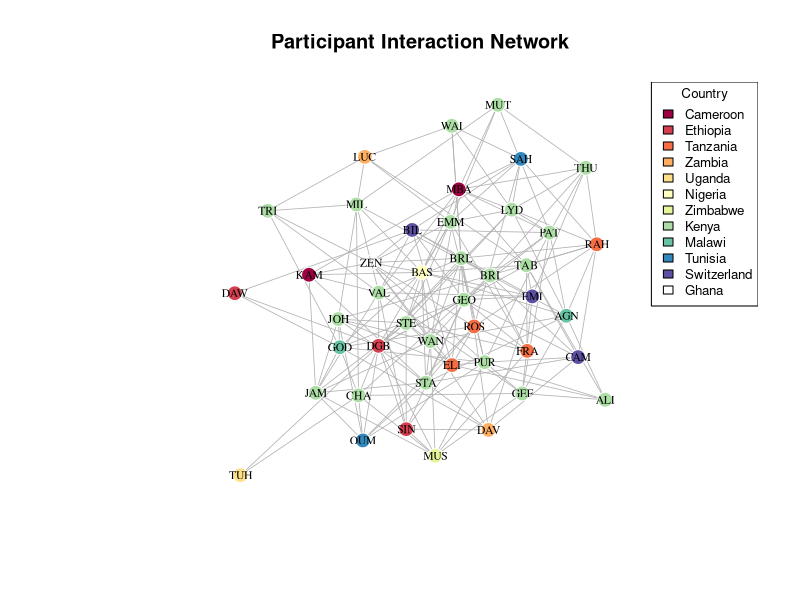
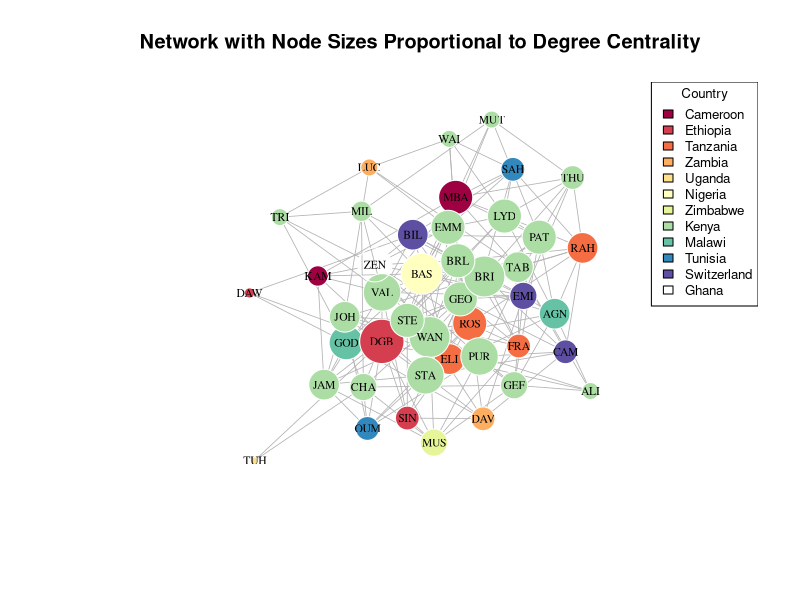

Recreate these plots in R, in order.
###### The following exercise ####
##Network Analysis and SIT Epidemic Model##

####Project Description####

##This project introduces the intersection of network analysis and epidemic modeling through a hands-on exploration of disease transmission dynamics. Using a dataset of participants from various countries attending a Malaria Modelling modular program in Nairobi, Kenya, participants learn to construct social networks based on participants interaction patterns and simulate disease spread using a Susceptible-Infected-Treatment (SIT) model with separate symptomatic and asymptomatic infected compartments.

##The project aims to demonstrate how network structure influences epidemic outcomes by modeling connections between individuals with a 10% probability, creating a more realistic interaction pattern. The aim is to explore key epidemiological concepts including transmission rates (β), treatment rates (τ), recovery rates (γ), and intervention strategies like wearing masks and identification of superspreaders.

##Through this practical exercise, participants should gain a hands-on experience with network visualization, epidemic simulation, and quantitative analysis of public health interventions. The goals is to emphasize applications by examining scenarios such as the impact of protective measures introduced mid-outbreak and the role of highly connected individuals in accelerating disease spread.

##Exercises are presented at the end of this tutorial

##############################################################################

#Packages for this work
library(igraph) # For graphs
library(ggplot2) # For plots
library(dplyr) # For manipulation
library(RColorBrewer) # For colours

##Create the dataset - participants, and their country of origin.
data <- data.frame( Participant = c("KAM", "SIN", "RAH", "DAW", "LUC", "TUH", "BAS", "MBA", "MUS", "DAV", "CHA", "EMM", "LYD", "VAL", "GOD", "AGN", "ROS", "FRA", "JAM", "DGB", "ELI", "WAN", "MUT", "GEO", "GEF", "SAH", "PAT", "TAB", "BRI", "STA", "OUM", "STE", "THU", "EMI", "CAM", "ZEN", "BIL", "JOH", "ALI", "PUR", "WAI", "MIL", "BRL", "TRI"),  Country = c("Cameroon", "Ethiopia", "Tanzania", "Ethiopia", "Zambia", "Uganda", "Nigeria", "Cameroon", "Zimbabwe", "Zambia", "Kenya", "Kenya", "Kenya", "Kenya", "Malawi", "Malawi", "Tanzania", "Tanzania", "Kenya", "Ethiopia", "Tanzania", "Kenya", "Kenya", "Kenya", "Kenya", "Tunisia", "Kenya", "Kenya", "Kenya", "Kenya", "Tunisia", "Kenya", "Kenya", "Switzerland", "Switzerland", "Ghana", "Switzerland", "Kenya", "Kenya", "Kenya", "Kenya", "Kenya", "Kenya", "Kenya"))

#####PART 1. NETWORK CONSTRUCION ####

##Remember Networks are based on matrices - adjacency matrix defines who is connected to whom.
##Create an adjacency matrix based on connection rules: 
#Modified: Everyone has a 10% chance of connecting to everybody else
create_network <- function(data, connection_prob = 0.1) {
    n <- nrow(data)
    adj_matrix <- matrix(0, n, n)
    rownames(adj_matrix) <- colnames(adj_matrix) <- data$Participant
    
    set.seed(123)  # For reproducibility
    for(i in 1:n) {
        for(j in 1:n) {
            if(i != j) {
                # 10% chance of connection for any pair of individuals
                if(runif(1) < connection_prob) {
                    adj_matrix[i,j] <- 1
                }
            }
        }
    }
    return(adj_matrix)
}

##Create the network and add attributes - what is an attribute?

adj_matrix <- create_network(data) ### Explore the adjacency 
g <- graph_from_adjacency_matrix(adj_matrix, mode = "undirected") #What does undirected mean? How does it differ from a directed graph?

##Add attributes
V(g)$country <- data$Country
V(g)$name <- data$Participant

##Create and visualize the network
plot_network <- function(g, data) {
    ##Color nodes by country
    countries <- unique(data$Country)
    colors <- RColorBrewer::brewer.pal(min(length(countries), 11), "Spectral")
    country_colors <- setNames(colors[1:length(countries)], countries)
    
    ##Set vertex colors using the country attribute
    V(g)$color <- country_colors[V(g)$country]
    
    ##Set the graph layout - there are many layouts - please explore them
    set.seed(123)
    layout <- layout_with_fr(g)
    
    ##Plot
    plot(g,
         layout = layout,
         vertex.size = 8,
         vertex.label = V(g)$name,  # Explicitly use vertex names - what if you don't want to have people's names on the vertices? How would you modify this?
         vertex.label.cex = 0.7,
         vertex.label.color = "black",
         vertex.frame.color = "white",
         edge.color = "gray70",
         edge.width = 0.8,
         main = "Participant Interaction Network")
    
    ##Add legend - you can change position or text size
    legend("topright", legend = countries, fill = country_colors, cex = 0.8, title = "Country")
}

###Plot the network
plot_network(g, data)


##############################################################################
###Now you have a network - what is it showing? Why circle? Are there other things you can explore from this?

###You can stop here - and explore the network parameters - density, degree (in/out degree), betweenness and other centrality metrics.

####What type of questions can one explore with network analysis####
##What is my outcome of analysis?
# • Node-level
# • Edge-level
# • Network structure and topology (as a whole)
# • Process (sequence of events
##Outcome variables
# • Traits of nodes (e.g., Disease state)– Do nodes of different classes have different attributes?– Do connectivity and network position determine infection risk?
#   • Edge values– What determines whether two nodes are linked?– Do linked nodes share certain attributes?
#   • Network topology– What determines the structure of networks?– Does infection influence network structure?


# Network metrics
cat("d) Network Metrics:\n")

##Exercise 1: Network Exploration and Visualization

cat("\n=== EXERCISE 1: NETWORK EXPLORATION ===\n")

## a). Modify the network to show node sizes proportional to degree centrality
plot_network_degree <- function(g, data) {
    ##Calculate degree centrality
    degrees <- degree(g)
    
    ##Color nodes by country
    countries <- unique(data$Country)
    colors <- RColorBrewer::brewer.pal(min(length(countries), 11), "Spectral")
    country_colors <- setNames(colors[1:length(countries)], countries)
    V(g)$color <- country_colors[V(g)$country]
    
    ##Layout
    set.seed(123)
    layout <- layout_with_fr(g)
    
    ##Plot with node sizes proportional to degree
    plot(g, 
         layout = layout,
         vertex.size = degrees * 2,  # Scale degree for visibility
         vertex.label = V(g)$name,
         vertex.label.cex = 0.7,
         vertex.label.color = "black",
         vertex.frame.color = "white",
         edge.color = "gray70",
         edge.width = 0.8,
         main = "Network with Node Sizes Proportional to Degree Centrality")
    
    legend("topright", legend = countries, fill = country_colors, cex = 0.8, title = "Country")
}

plot_network_degree(g, data)

###Exercise 1.1- What is betweenness centrality. Redraw the network with node sizes proportional to the node betweenness. How does this differ from degree centrality?

## b). Calculate and compare degree centrality for Kenya vs other countries
degrees <- degree(g)
kenya_degrees <- degrees[data$Country == "Kenya"]
other_degrees <- degrees[data$Country != "Kenya"]

cat("b) Degree Centrality Comparison:\n")
cat("   Kenya participants - Mean degree:", round(mean(kenya_degrees), 2), "\n")
cat("   Other countries - Mean degree:", round(mean(other_degrees), 2), "\n")
cat("   Kenya participants are", round(mean(kenya_degrees)/mean(other_degrees), 1), "times more connected\n\n")

##Exercise 1.2 - Calculate and compare betweenness centrality for Kenya vs other countries

## c). Identify top 3 most connected individuals
top_connected <- sort(degrees, decreasing = TRUE)[1:3]
cat("c) Top 3 most connected individuals:\n")
for(i in 1:3) {
    participant <- names(top_connected)[i]
    connections <- top_connected[i]
    country <- data$Country[data$Participant == participant]
    cat("   ", i, ".", participant, "(", country, ") -", connections, "connections\n")
}

## a). Identify top 6 most connected individuals
top6_connected <- sort(degrees, decreasing = TRUE)[1:6]
top6_names <- names(top6_connected)

cat("a) Top 6 most connected individuals:\n")
for(i in 1:6) {
    cat("   ", i, ".", top6_names[i], "-", top6_connected[i], "connections\n")
}

##Exercise 3.1. - Who are the top 6 most connected individuals based on betweenness? Do they differ from those based on degree centrality? Comment on whether they are different or the same - why?
